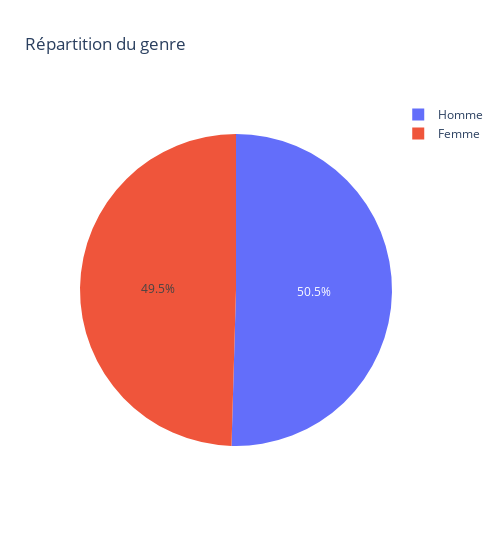

Notebook cell for this chart:
### Markdown cell above
## PARTIE 4 : Analyse exploratoire des données

### Code cell
gender_count = df.groupby('genre_c')['id_c'].nunique()
px.pie(gender_count, 
       values = gender_count.values, 
       names = gender_count.index, 
       title = 'Répartition du genre', 
       width = 500)

### Figure 1 — Plotly figure (JSON) as saved in the notebook; plotly's stock layout.template omitted (floating-point values rounded to 4 significant figures)
{"data": [{"domain": {"x": [0, 1], "y": [0, 1]}, "hovertemplate": "genre_c=%{label}<br>value=%{value}<extra></extra>", "labels": ["Femme", "Homme"], "legendgroup": "", "name": "", "showlegend": true, "type": "pie", "values": [270, 275]}], "layout": {"legend": {"tracegroupgap": 0}, "title": {"text": "Répartition du genre"}, "width": 500}}
